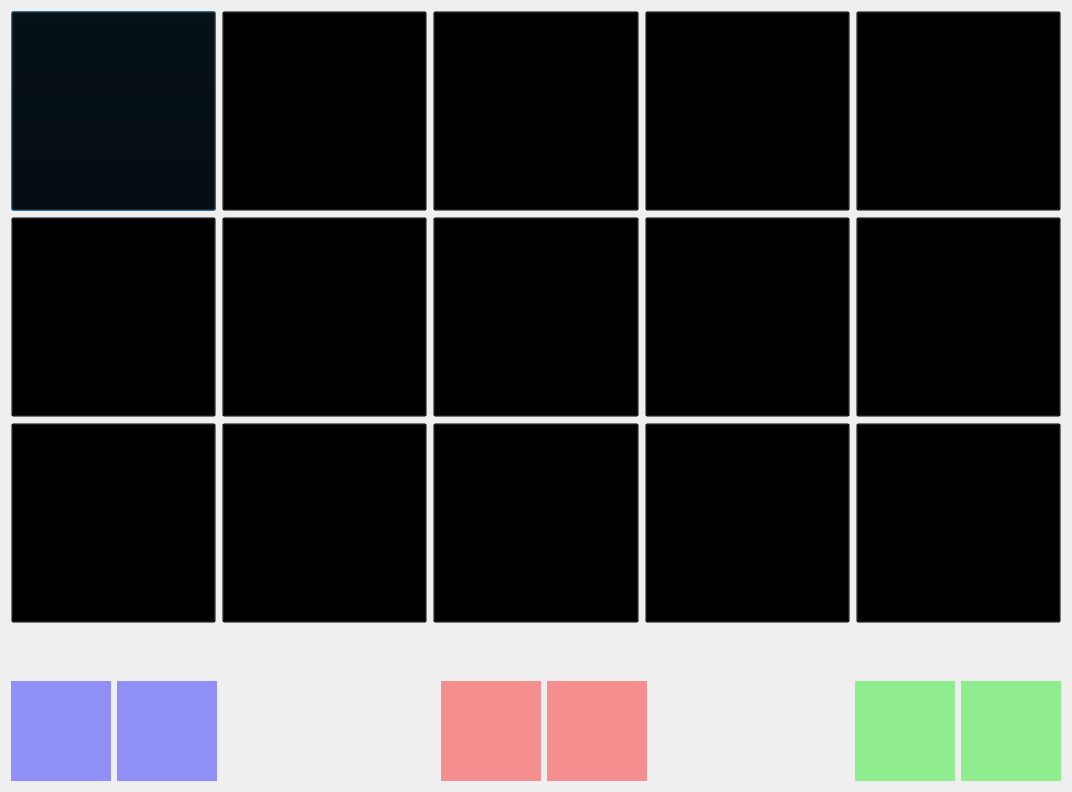
<?xml version="1.0" encoding="UTF-8"?>
<ui version="4.0">
 <class>_3PlayersMapClass</class>
 <widget class="QDialog" name="_3PlayersMapClass">
  <property name="geometry">
   <rect>
    <x>0</x>
    <y>0</y>
    <width>1072</width>
    <height>792</height>
   </rect>
  </property>
  <property name="minimumSize">
   <size>
    <width>1072</width>
    <height>792</height>
   </size>
  </property>
  <property name="windowTitle">
   <string>Dialog</string>
  </property>
  <property name="styleSheet">
   <string notr="true">background-image:url(:/new/prefix1/images/water-5.png)</string>
  </property>
  <layout class="QVBoxLayout" name="verticalLayout_2">
   <item>
    <layout class="QVBoxLayout" name="verticalLayout">
     <item>
      <layout class="QHBoxLayout" name="horizontalLayout_2">
       <item>
        <widget class="QPushButton" name="island00">
         <property name="sizePolicy">
          <sizepolicy hsizetype="Minimum" vsizetype="Minimum">
           <horstretch>0</horstretch>
           <verstretch>0</verstretch>
          </sizepolicy>
         </property>
         <property name="minimumSize">
          <size>
           <width>200</width>
           <height>200</height>
          </size>
         </property>
         <property name="styleSheet">
          <string notr="true">image: url(:/new/prefix1/images/island1-removebg-preview.png);
background: transparent;</string>
         </property>
         <property name="text">
          <string/>
         </property>
        </widget>
       </item>
       <item>
        <widget class="QPushButton" name="island01">
         <property name="sizePolicy">
          <sizepolicy hsizetype="Minimum" vsizetype="Minimum">
           <horstretch>0</horstretch>
           <verstretch>0</verstretch>
          </sizepolicy>
         </property>
         <property name="minimumSize">
          <size>
           <width>200</width>
           <height>200</height>
          </size>
         </property>
         <property name="styleSheet">
          <string notr="true">image: url(:/new/prefix1/images/island1-removebg-preview.png);
background: transparent;</string>
         </property>
         <property name="text">
          <string/>
         </property>
        </widget>
       </item>
       <item>
        <widget class="QPushButton" name="island02">
         <property name="sizePolicy">
          <sizepolicy hsizetype="Minimum" vsizetype="Minimum">
           <horstretch>0</horstretch>
           <verstretch>0</verstretch>
          </sizepolicy>
         </property>
         <property name="minimumSize">
          <size>
           <width>200</width>
           <height>200</height>
          </size>
         </property>
         <property name="styleSheet">
          <string notr="true">image: url(:/new/prefix1/images/island1-removebg-preview.png);
background: transparent;</string>
         </property>
         <property name="text">
          <string/>
         </property>
        </widget>
       </item>
       <item>
        <widget class="QPushButton" name="island03">
         <property name="sizePolicy">
          <sizepolicy hsizetype="Minimum" vsizetype="Minimum">
           <horstretch>0</horstretch>
           <verstretch>0</verstretch>
          </sizepolicy>
         </property>
         <property name="minimumSize">
          <size>
           <width>200</width>
           <height>200</height>
          </size>
         </property>
         <property name="styleSheet">
          <string notr="true">image: url(:/new/prefix1/images/island1-removebg-preview.png);
background: transparent;</string>
         </property>
         <property name="text">
          <string/>
         </property>
        </widget>
       </item>
       <item>
        <widget class="QPushButton" name="island04">
         <property name="sizePolicy">
          <sizepolicy hsizetype="Minimum" vsizetype="Minimum">
           <horstretch>0</horstretch>
           <verstretch>0</verstretch>
          </sizepolicy>
         </property>
         <property name="minimumSize">
          <size>
           <width>200</width>
           <height>200</height>
          </size>
         </property>
         <property name="styleSheet">
          <string notr="true">image: url(:/new/prefix1/images/island1-removebg-preview.png);
background: transparent;</string>
         </property>
         <property name="text">
          <string/>
         </property>
        </widget>
       </item>
      </layout>
     </item>
    </layout>
   </item>
   <item>
    <layout class="QHBoxLayout" name="horizontalLayout_3">
     <item>
      <widget class="QPushButton" name="island10">
       <property name="sizePolicy">
        <sizepolicy hsizetype="Minimum" vsizetype="Minimum">
         <horstretch>0</horstretch>
         <verstretch>0</verstretch>
        </sizepolicy>
       </property>
       <property name="minimumSize">
        <size>
         <width>200</width>
         <height>200</height>
        </size>
       </property>
       <property name="styleSheet">
        <string notr="true">image: url(:/new/prefix1/images/island1-removebg-preview.png);
background: transparent;</string>
       </property>
       <property name="text">
        <string/>
       </property>
      </widget>
     </item>
     <item>
      <widget class="QPushButton" name="island11">
       <property name="sizePolicy">
        <sizepolicy hsizetype="Minimum" vsizetype="Minimum">
         <horstretch>0</horstretch>
         <verstretch>0</verstretch>
        </sizepolicy>
       </property>
       <property name="minimumSize">
        <size>
         <width>200</width>
         <height>200</height>
        </size>
       </property>
       <property name="styleSheet">
        <string notr="true">image: url(:/new/prefix1/images/island1-removebg-preview.png);
background: transparent;</string>
       </property>
       <property name="text">
        <string/>
       </property>
      </widget>
     </item>
     <item>
      <widget class="QPushButton" name="island12">
       <property name="sizePolicy">
        <sizepolicy hsizetype="Minimum" vsizetype="Minimum">
         <horstretch>0</horstretch>
         <verstretch>0</verstretch>
        </sizepolicy>
       </property>
       <property name="minimumSize">
        <size>
         <width>200</width>
         <height>200</height>
        </size>
       </property>
       <property name="styleSheet">
        <string notr="true">image: url(:/new/prefix1/images/island1-removebg-preview.png);
background: transparent;</string>
       </property>
       <property name="text">
        <string/>
       </property>
      </widget>
     </item>
     <item>
      <widget class="QPushButton" name="island13">
       <property name="sizePolicy">
        <sizepolicy hsizetype="Minimum" vsizetype="Minimum">
         <horstretch>0</horstretch>
         <verstretch>0</verstretch>
        </sizepolicy>
       </property>
       <property name="minimumSize">
        <size>
         <width>200</width>
         <height>200</height>
        </size>
       </property>
       <property name="styleSheet">
        <string notr="true">image: url(:/new/prefix1/images/island1-removebg-preview.png);
background: transparent;</string>
       </property>
       <property name="text">
        <string/>
       </property>
      </widget>
     </item>
     <item>
      <widget class="QPushButton" name="island14">
       <property name="sizePolicy">
        <sizepolicy hsizetype="Minimum" vsizetype="Minimum">
         <horstretch>0</horstretch>
         <verstretch>0</verstretch>
        </sizepolicy>
       </property>
       <property name="minimumSize">
        <size>
         <width>200</width>
         <height>200</height>
        </size>
       </property>
       <property name="styleSheet">
        <string notr="true">image: url(:/new/prefix1/images/island1-removebg-preview.png);
background: transparent;</string>
       </property>
       <property name="text">
        <string/>
       </property>
      </widget>
     </item>
    </layout>
   </item>
   <item>
    <layout class="QHBoxLayout" name="horizontalLayout_4">
     <item>
      <widget class="QPushButton" name="island20">
       <property name="sizePolicy">
        <sizepolicy hsizetype="Minimum" vsizetype="Minimum">
         <horstretch>0</horstretch>
         <verstretch>0</verstretch>
        </sizepolicy>
       </property>
       <property name="minimumSize">
        <size>
         <width>200</width>
         <height>200</height>
        </size>
       </property>
       <property name="styleSheet">
        <string notr="true">image: url(:/new/prefix1/images/island1-removebg-preview.png);
background: transparent;</string>
       </property>
       <property name="text">
        <string/>
       </property>
      </widget>
     </item>
     <item>
      <widget class="QPushButton" name="island21">
       <property name="sizePolicy">
        <sizepolicy hsizetype="Minimum" vsizetype="Minimum">
         <horstretch>0</horstretch>
         <verstretch>0</verstretch>
        </sizepolicy>
       </property>
       <property name="minimumSize">
        <size>
         <width>200</width>
         <height>200</height>
        </size>
       </property>
       <property name="styleSheet">
        <string notr="true">image: url(:/new/prefix1/images/island1-removebg-preview.png);
background: transparent;</string>
       </property>
       <property name="text">
        <string/>
       </property>
      </widget>
     </item>
     <item>
      <widget class="QPushButton" name="island22">
       <property name="sizePolicy">
        <sizepolicy hsizetype="Minimum" vsizetype="Minimum">
         <horstretch>0</horstretch>
         <verstretch>0</verstretch>
        </sizepolicy>
       </property>
       <property name="minimumSize">
        <size>
         <width>200</width>
         <height>200</height>
        </size>
       </property>
       <property name="styleSheet">
        <string notr="true">image: url(:/new/prefix1/images/island1-removebg-preview.png);
background: transparent;</string>
       </property>
       <property name="text">
        <string/>
       </property>
      </widget>
     </item>
     <item>
      <widget class="QPushButton" name="island23">
       <property name="sizePolicy">
        <sizepolicy hsizetype="Minimum" vsizetype="Minimum">
         <horstretch>0</horstretch>
         <verstretch>0</verstretch>
        </sizepolicy>
       </property>
       <property name="minimumSize">
        <size>
         <width>200</width>
         <height>200</height>
        </size>
       </property>
       <property name="styleSheet">
        <string notr="true">image: url(:/new/prefix1/images/island1-removebg-preview.png);
background: transparent;</string>
       </property>
       <property name="text">
        <string/>
       </property>
      </widget>
     </item>
     <item>
      <widget class="QPushButton" name="island24">
       <property name="sizePolicy">
        <sizepolicy hsizetype="Minimum" vsizetype="Minimum">
         <horstretch>0</horstretch>
         <verstretch>0</verstretch>
        </sizepolicy>
       </property>
       <property name="minimumSize">
        <size>
         <width>200</width>
         <height>200</height>
        </size>
       </property>
       <property name="styleSheet">
        <string notr="true">image: url(:/new/prefix1/images/island1-removebg-preview.png);
background: transparent;</string>
       </property>
       <property name="text">
        <string/>
       </property>
      </widget>
     </item>
    </layout>
   </item>
   <item>
    <spacer name="verticalSpacer">
     <property name="orientation">
      <enum>Qt::Vertical</enum>
     </property>
     <property name="sizeHint" stdset="0">
      <size>
       <width>20</width>
       <height>40</height>
      </size>
     </property>
    </spacer>
   </item>
   <item>
    <layout class="QHBoxLayout" name="horizontalLayout_7">
     <item>
      <layout class="QHBoxLayout" name="horizontalLayout_6">
       <item>
        <widget class="QLabel" name="label_3">
         <property name="sizePolicy">
          <sizepolicy hsizetype="Minimum" vsizetype="Minimum">
           <horstretch>0</horstretch>
           <verstretch>0</verstretch>
          </sizepolicy>
         </property>
         <property name="minimumSize">
          <size>
           <width>100</width>
           <height>100</height>
          </size>
         </property>
         <property name="maximumSize">
          <size>
           <width>16777215</width>
           <height>16777215</height>
          </size>
         </property>
         <property name="layoutDirection">
          <enum>Qt::LeftToRight</enum>
         </property>
         <property name="styleSheet">
          <string notr="true">image:url(:/new/prefix1/images/shield4.png);
background:rgba(0, 0, 255, 0.4)</string>
         </property>
         <property name="text">
          <string/>
         </property>
        </widget>
       </item>
       <item>
        <widget class="QLabel" name="label_5">
         <property name="sizePolicy">
          <sizepolicy hsizetype="Minimum" vsizetype="Minimum">
           <horstretch>0</horstretch>
           <verstretch>0</verstretch>
          </sizepolicy>
         </property>
         <property name="minimumSize">
          <size>
           <width>100</width>
           <height>100</height>
          </size>
         </property>
         <property name="maximumSize">
          <size>
           <width>16777215</width>
           <height>16777215</height>
          </size>
         </property>
         <property name="styleSheet">
          <string notr="true">image:url(:/new/prefix1/images/ship1.png);
background: rgba(0, 0, 255, 0.4)</string>
         </property>
         <property name="text">
          <string/>
         </property>
        </widget>
       </item>
      </layout>
     </item>
     <item>
      <spacer name="horizontalSpacer">
       <property name="orientation">
        <enum>Qt::Horizontal</enum>
       </property>
       <property name="sizeHint" stdset="0">
        <size>
         <width>218</width>
         <height>20</height>
        </size>
       </property>
      </spacer>
     </item>
     <item>
      <layout class="QHBoxLayout" name="horizontalLayout_5">
       <item>
        <widget class="QLabel" name="label_4">
         <property name="sizePolicy">
          <sizepolicy hsizetype="Preferred" vsizetype="Expanding">
           <horstretch>0</horstretch>
           <verstretch>0</verstretch>
          </sizepolicy>
         </property>
         <property name="minimumSize">
          <size>
           <width>100</width>
           <height>100</height>
          </size>
         </property>
         <property name="maximumSize">
          <size>
           <width>16777215</width>
           <height>16777215</height>
          </size>
         </property>
         <property name="autoFillBackground">
          <bool>false</bool>
         </property>
         <property name="styleSheet">
          <string notr="true">image:url(:/new/prefix1/images/shield3.png);
background:rgba(255, 0, 0, 0.4);
</string>
         </property>
         <property name="text">
          <string/>
         </property>
         <property name="scaledContents">
          <bool>true</bool>
         </property>
        </widget>
       </item>
       <item>
        <widget class="QLabel" name="label_8">
         <property name="enabled">
          <bool>true</bool>
         </property>
         <property name="sizePolicy">
          <sizepolicy hsizetype="Preferred" vsizetype="Expanding">
           <horstretch>0</horstretch>
           <verstretch>0</verstretch>
          </sizepolicy>
         </property>
         <property name="minimumSize">
          <size>
           <width>100</width>
           <height>100</height>
          </size>
         </property>
         <property name="maximumSize">
          <size>
           <width>16777215</width>
           <height>16777215</height>
          </size>
         </property>
         <property name="autoFillBackground">
          <bool>false</bool>
         </property>
         <property name="styleSheet">
          <string notr="true">image: url(:/new/prefix1/images/ship2.png);
background: rgba(255, 0, 0, 0.4);</string>
         </property>
         <property name="text">
          <string/>
         </property>
         <property name="scaledContents">
          <bool>false</bool>
         </property>
         <property name="wordWrap">
          <bool>false</bool>
         </property>
        </widget>
       </item>
      </layout>
     </item>
     <item>
      <spacer name="horizontalSpacer_2">
       <property name="orientation">
        <enum>Qt::Horizontal</enum>
       </property>
       <property name="sizeHint" stdset="0">
        <size>
         <width>178</width>
         <height>20</height>
        </size>
       </property>
      </spacer>
     </item>
     <item>
      <layout class="QHBoxLayout" name="horizontalLayout">
       <item>
        <widget class="QLabel" name="label_6">
         <property name="sizePolicy">
          <sizepolicy hsizetype="Preferred" vsizetype="Expanding">
           <horstretch>0</horstretch>
           <verstretch>0</verstretch>
          </sizepolicy>
         </property>
         <property name="minimumSize">
          <size>
           <width>100</width>
           <height>100</height>
          </size>
         </property>
         <property name="maximumSize">
          <size>
           <width>16777215</width>
           <height>16777215</height>
          </size>
         </property>
         <property name="autoFillBackground">
          <bool>false</bool>
         </property>
         <property name="styleSheet">
          <string notr="true">image:url(:/new/prefix1/images/shield1.png);
background:rgba(0, 236, 0, 0.4);
</string>
         </property>
         <property name="text">
          <string/>
         </property>
         <property name="scaledContents">
          <bool>true</bool>
         </property>
        </widget>
       </item>
       <item>
        <widget class="QLabel" name="label_9">
         <property name="enabled">
          <bool>true</bool>
         </property>
         <property name="sizePolicy">
          <sizepolicy hsizetype="Preferred" vsizetype="Expanding">
           <horstretch>0</horstretch>
           <verstretch>0</verstretch>
          </sizepolicy>
         </property>
         <property name="minimumSize">
          <size>
           <width>100</width>
           <height>100</height>
          </size>
         </property>
         <property name="maximumSize">
          <size>
           <width>16777215</width>
           <height>16777215</height>
          </size>
         </property>
         <property name="autoFillBackground">
          <bool>false</bool>
         </property>
         <property name="styleSheet">
          <string notr="true">image: url(:/new/prefix1/images/ship2.png);
background:rgba(0, 236, 0, 0.4);
</string>
         </property>
         <property name="text">
          <string/>
         </property>
         <property name="scaledContents">
          <bool>false</bool>
         </property>
         <property name="wordWrap">
          <bool>false</bool>
         </property>
        </widget>
       </item>
      </layout>
     </item>
    </layout>
   </item>
  </layout>
 </widget>
 <resources>
  <include location="images.qrc"/>
 </resources>
 <connections/>
</ui>
